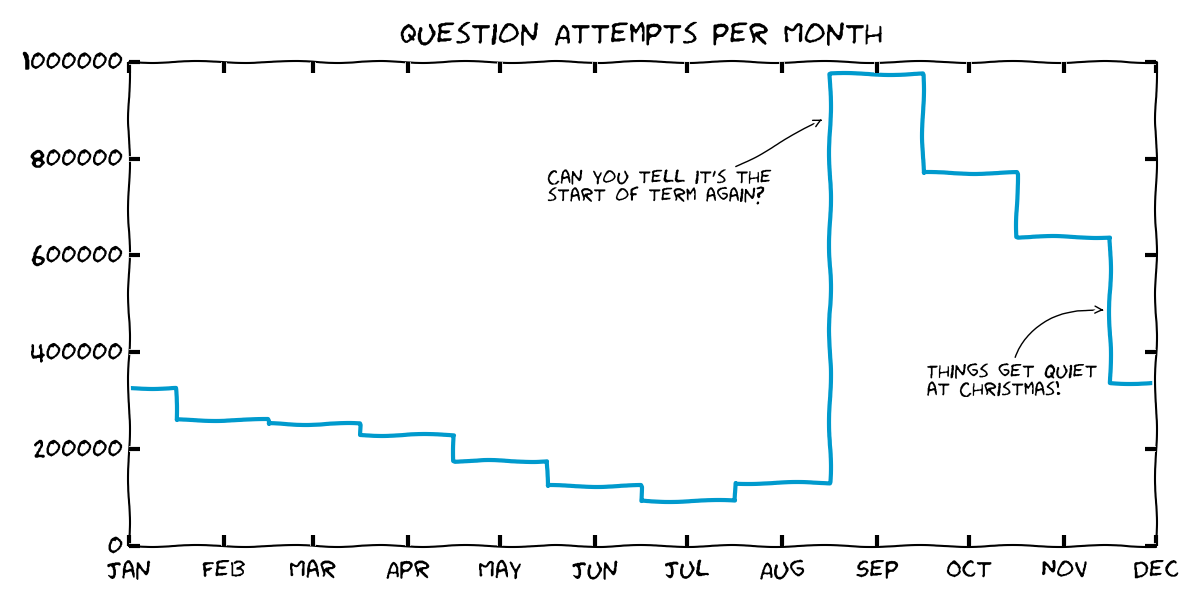

This figure's Python source:
import dateutil
import datetime

import matplotlib.pyplot as plt
import matplotlib.dates as mdates


dates = ["01/09/2014", "01/10/2014",  "01/11/2014", "01/12/2014",
         "01/01/2015", "01/02/2015", "01/03/2015", "01/04/2015", "01/05/2015", "01/06/2015", "01/07/2015", "01/08/2015", "01/09/2015", "01/10/2015", "01/11/2015", "01/12/2015",
         "01/01/2016", "01/02/2016", "01/03/2016", "01/04/2016", "01/05/2016", "01/06/2016", "01/07/2016", "01/08/2016", "01/09/2016", "01/10/2016", "01/11/2016", "01/12/2016"]
counts = [10440, 13489, 16402, 12713, 10492, 12879, 13627, 38474, 17720, 35447, 36546, 67262, 528996, 336703, 355140, 197784, 325298, 260543, 251778, 228602, 176054, 124626, 92342, 130041, 975544, 769895, 638281, 336903]
users = [117, 326, 263, 205, 279, 390, 322, 740, 363, 896, 774, 778, 5262, 4535, 4466, 3113, 4349, 3793, 3887, 2876, 2563, 2570, 1929, 1445, 11257, 10750, 10004, 6264]

assignments = [0, 0, 0, 0, 0, 0, 5, 143, 148, 223, 232, 70, 1442, 991, 924, 648, 845, 680, 924, 548, 775, 757, 484, 204, 2763, 2113, 2148, 1227]

datetimes = map(lambda x: dateutil.parser.parse(x, dayfirst=True), dates)

d2015 = datetimes[4:16]
d2016 = datetimes[16:]

c2015 = counts[4:16]
c2016 = counts[16:]

u2015 = users[4:16]
u2016 = users[16:]

a2015 = assignments[4:16]
a2016 = assignments[16:]

plt.xkcd()

#####

plt.figure(figsize=(12, 6))

plt.step(d2016, c2016, linewidth=3, color='#009acd', where='mid', label='mid')

plt.title("Question Attempts per Month", fontsize=22)
plt.gca().title.set_position([.5, 1.03])

plt.gca().xaxis.set_major_formatter(mdates.DateFormatter('%b'))

plt.tick_params(axis='x', which='major', labelsize=18, pad=10)
plt.tick_params(axis='y', which='major', labelsize=20)

x1 = datetime.datetime(2016, 11, 15)
y1 = (c2016[11] + c2016[10]) / 2.0
plt.gca().annotate("Things get quiet\nat Christmas!", xy=(x1, y1), xycoords='data',
                   xytext=(-130, -60), textcoords='offset points',
                   arrowprops=dict(arrowstyle="->", connectionstyle="angle3,angleA=-90,angleB=0"))

x2 = datetime.datetime(2016, 8, 15)
y2 = (c2016[7] + c2016[8]) / 1.25
plt.gca().annotate("Can you tell it's the\nstart of term again?", xy=(x2, y2), xycoords='data',
                   xytext=(-200, -60), textcoords='offset points',
                   arrowprops=dict(arrowstyle="->", connectionstyle="angle3,angleA=-90,angleB=30"))

plt.tight_layout()

plt.savefig("question-attempts-2016.png")

plt.show()

####

plt.figure(figsize=(12, 6))

plt.step(d2016, u2016, linewidth=3, color='#fea100', where='mid', label='mid')

plt.title("Users Answering Questions per Month", fontsize=22)
plt.gca().title.set_position([.5, 1.03])

plt.gca().xaxis.set_major_formatter(mdates.DateFormatter('%b'))

plt.tick_params(axis='x', which='major', labelsize=18, pad=10)
plt.tick_params(axis='y', which='major', labelsize=20)

x3 = datetime.datetime(2016, 10, 1)
y3 = u2016[9] - 0.01 * u2016[9]
plt.gca().annotate("Number of users answering\nquestions doesn't drop,\nnumber of attempts does!", xy=(x3, y3), xycoords='data',
                   xytext=(-350, -100), textcoords='offset points',
                   arrowprops=dict(arrowstyle="->", connectionstyle="angle3,angleA=0,angleB=90"))

plt.tight_layout()
plt.savefig("active-users-2016.png")

plt.show()

#####

plt.figure(figsize=(12, 6))

plt.step(d2016, a2016, linewidth=3, color='#509e2e', where='mid', label='mid')

plt.title("Assignments Set per Month", fontsize=22)
plt.gca().title.set_position([.5, 1.03])

plt.gca().xaxis.set_major_formatter(mdates.DateFormatter('%b'))

plt.tick_params(axis='x', which='major', labelsize=18, pad=10)
plt.tick_params(axis='y', which='major', labelsize=20)


x4 = datetime.datetime(2016, 8, 1)
y4 = a2016[7]
plt.gca().annotate('"Summer holidays?\nNever heard of them!"', xy=(x4, y4), xycoords='data',
                   xytext=(-200, 80), textcoords='offset points',
                   arrowprops=dict(arrowstyle="->", connectionstyle="angle3,angleA=0,angleB=90"))

x5 = datetime.datetime(2016, 5, 15)
y5 = a2016[9]
plt.gca().annotate("\"Are you sure this isn't just\nexactly the same graph again?\"", xy=(x5, y5), xycoords='data',
                   xytext=(-250, 40), textcoords='offset points',
                   )

plt.tight_layout()
plt.savefig("assignments-set-2016.png")

plt.show()
